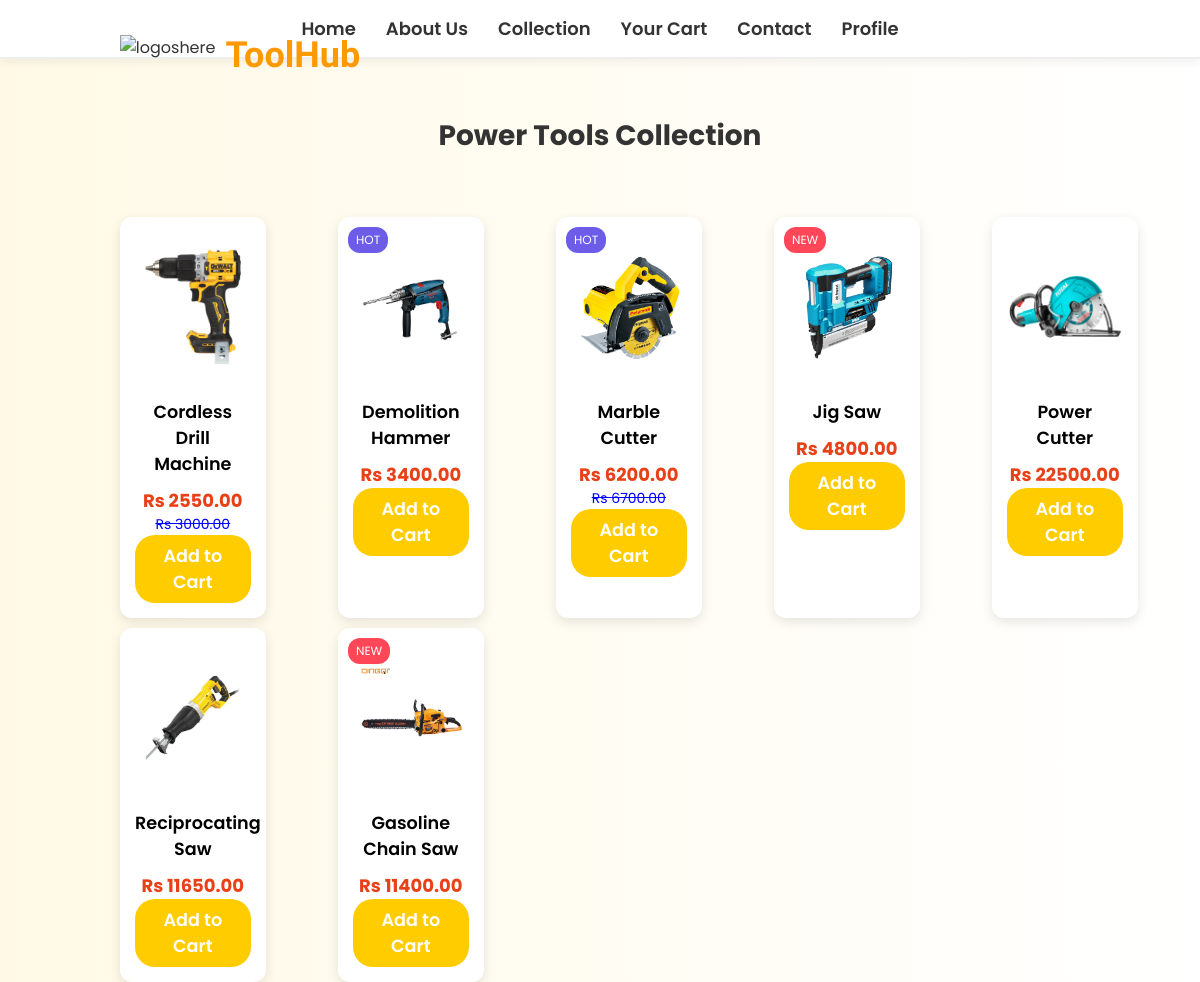
Page /powertool/ on the committed database.
### hardware/models.py (models this page shows, shortened)
class Product(models.Model):
    pid = ShortUUIDField(primary_key=True,unique=True, length = 10, max_length=20, prefix="prod", alphabet="abcdefgh12345")
    user = models.ForeignKey(User, on_delete=models.SET_NULL, null=True, blank=True)
    category = models.ForeignKey(Category, on_delete=models.SET_NULL, null=True, blank=True)
    name = models.CharField(max_length=100)
    image = models.ImageField(upload_to="user_directory_path") # used to store product image
    description = models.TextField(max_length=500, null=True, blank=True)
    price = models.DecimalField(max_digits=10, decimal_places=2)
    old_price = models.DecimalField(max_digits=10, decimal_places=2, null=True,blank=True)
    label = models.CharField(choices=LABEL_CHOICES, max_length=10, blank=True)  # 'Hot', 'Sale', or empty
    specification = models.TextField(max_length=500, null=True, blank=True)
    product_status = models.CharField(choices = STATUS, max_length=20) # used to check if product is new, used or refurbished
    status = models.CharField(max_length=50, default='Active')  # or any default value you want
    in_stock = models.BooleanField(default=True) #used to check if product is in stock
    featured = models.BooleanField(default=False) #used to check if product is featured
    created_at = models.DateTimeField(auto_now_add=True) # used to check when product was created
    updated_at = models.DateTimeField(auto_now=True) # used to check when product was updated
    class Meta:
        verbose_name_plural = "Products"

### hardware/views.py (the view)
def powertools(request):
    products = Product.objects.filter(category__name='Power Tools')
    context = {
        'products': products
    }
    return render(request, 'hardware/powertool.html', context)

### templates/hardware/powertool.html (shortened to what this page needs)
<!DOCTYPE html>
<html lang="en">
  <head>
  </head>
  <body>
    <nav>
      <div class="nav-center">
        <a href="/first">Home</a>
        <a href="Services.html">About Us</a>
        <a href="/collection">Collection</a>
        <a href="/cart">Your Cart</a>
        <a href="Contact.html">Contact</a>
        <a href="/profile">Profile</a>
      </div>
    </nav>
    <div class="logocontainer">
      <img src="logo.png" alt="logoshere" id="logo" />
      <h1 id="firstheader">ToolHub</h1>
    </div>
    <h1 class="page-title">Power Tools Collection</h1>
    <div class="product-grid">
      {% for product in products %}
        <div class="product-card">
          {% if product.label %}
            <span class="badge {{ product.label|lower }}">{{ product.label }}</span>
          {% endif %}
          <img src="{{ product.image.url }}" alt="{{ product.name }}" class="product-image" />
          <h3><a href="/productdetail/{{ product.pid }}" class="product-name">{{ product.name }}</a></h3>
          <p class="price">Rs {{ product.price }}</p>
          {% if product.old_price %}
            <p class="old-price">Rs {{ product.old_price }}</p>
          {% endif %}
          <button class="add-to-cart"><a href="/add_to_cart/{{ product.pid }}" class="addtocartname">Add to Cart</a></button>
        </div>
      {% endfor %}
    </div>
  </body>
</html>

### templates/hardware/powertool.html (style rules this page uses)
* { margin: 0; padding: 0; box-sizing: border-box; font-family: 'Poppins', sans-serif; }
body { font-family: 'Poppins'; background: linear-gradient(to right, #fff9e6, #ffffff); color: #333; }
nav { background: #fff; border-bottom: 2px solid #eee; display: flex; justify-content: center; padding: 15px 20px; box-shadow: 0 4px 8px rgba(0, 0, 0, 0.05); }
.nav-center { display: flex; gap: 30px; }
.nav-center a { color: #333; font-weight: 600; font-size: 18px; text-decoration: none; position: relative; transition: color 0.3s ease; }
.nav-center a::after { content: ''; position: absolute; bottom: -5px; left: 0; width: 0%; height: 2px; background-color: #ffcc00; transition: width 0.3s ease-in-out; }
.logocontainer { display: flex; align-items: center; justify-content: center; margin: 20px 0; margin-top: -2%; margin-left: -60%; }
#logo { height: 60px; margin-right: 10px; }
#firstheader { font-family: 'Dancing Script', cursive; font-size: 36px; color: #ff9900; font-weight: bold; margin-top: -1%; }
.page-title { font-size: 28px; color: #333; margin-bottom: 30px; text-align: center; }
.product-grid { display: grid; grid-template-columns: repeat(5, 1fr); gap: 10px; margin-top: 5%; margin-left: 10%; }
.product-card { background: #fff; padding: 15px; border-radius: 12px; box-shadow: 0 4px 12px rgba(0, 0, 0, 0.1); width: 70%; height: 100%; position: relative; transition: transform 0.3s ease; text-align: center; }
.product-image { width: 100%; height: 150px; object-fit: contain; }
.badge { position: absolute; top: 10px; left: 10px; background: #ff4757; color: #fff; font-size: 12px; padding: 4px 8px; border-radius: 12px; text-transform: uppercase; }
.badge.hot { background: #6c5ce7; }
.product-name { margin: 10px 0; font-size: 16px; color: black; font-size: 1.1rem; font-weight: 600; display: block; text-decoration: none; }
.price { color: #e84118; font-size: 18px; font-weight: bold; }
.old-price { color: #aaa; text-decoration: line-through; font-size: 14px; color: blue; }
.add-to-cart { margin-top: 10px 0; background: #ffcc00; color: #fff; border: none; padding: 8px 15px; border-radius: 20px; cursor: pointer; transition: background 0.3s ease; display: block; text-decoration: none; text-align: center; margin-left: auto; margin-right: auto; }
.addtocartname { display: block; font-family: 'Poppins'; font-size: 1.1rem; font-weight: 600; color: white; text-decoration: none; }

### rows in the picture
Product: image (picture), name "Cordless Drill Machine", price "2550.00", old_price "3000.00"
Product: label "HOT", image (picture), name "Demolition Hammer", price "3400.00"
Product: label "HOT", image (picture), name "Marble Cutter", price "6200.00", old_price "6700.00"
Product: label "NEW", image (picture), name "Jig Saw", price "4800.00"
Product: image (picture), name "Power Cutter", price "22500.00"
Product: image (picture), name "Reciprocating Saw", price "11650.00"
Product: label "NEW", image (picture), name "Gasoline Chain Saw", price "11400.00"
